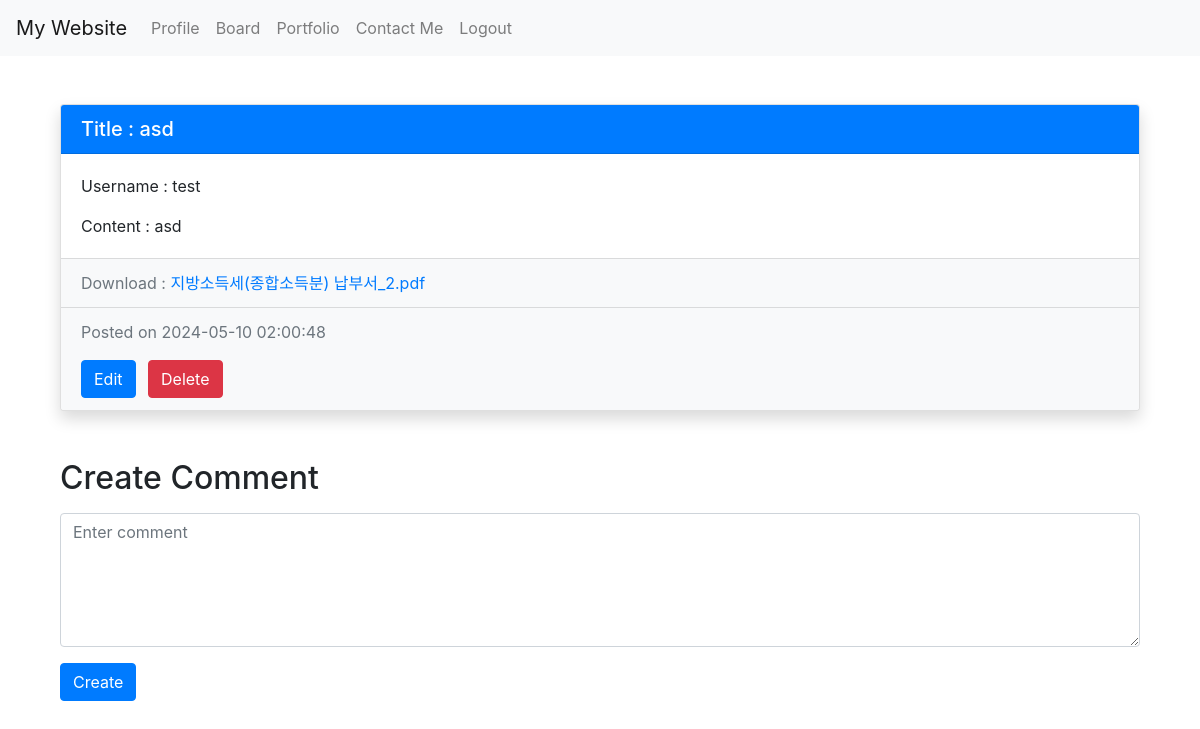
The app's page /view_post?id=4 (signed in) with its own data.
### tables this page shows
CREATE TABLE boards (
    id INTEGER PRIMARY KEY AUTOINCREMENT,
    U_id VARCHAR(20) NOT NULL,
    username VARCHAR(20) NOT NULL,
    title VARCHAR(100) NOT NULL,
    content TEXT NOT NULL,
    real_filename VARCHAR(128),
    hash_filename VARCHAR(128),
    status INTEGER NOT NULL,
    modification_date DATE NOT NULL DEFAULT (datetime('now', 'localtime')),
    registration_date DATE NOT NULL DEFAULT (datetime('now', 'localtime')),
    FOREIGN KEY(username) REFERENCES members(username),
    FOREIGN KEY(U_id) REFERENCES members(id)
);

### app.py (the view)
@app.route('/view_post', methods=['GET'])
def view_post():
    if request.method == 'GET':
        try:
            if 'username' not in session:
                error = "Login required."
                return redirect(url_for('error', error=error))
            U_id = session['id']
            username = session['username']
            authority = session['authority']
            id = request.args.get('id', '', type=int)
            status = 1
            select_query = """
            SELECT id, title, username, content, real_filename, modification_date
            FROM boards WHERE id = ? AND status = ?
            """
            cursor.execute(select_query, (id, status))
            post = cursor.fetchone()
            select_query = """
            SELECT id, username, content, modification_date
            FROM comments WHERE B_id = ? AND status = ? ORDER BY modification_date DESC;
            """
            cursor.execute(select_query, (id, status))
            comments = cursor.fetchall()
            return render_template('view_post.html', post=post, comments=comments)
        except sqlite3.IntegrityError:
            error = "Unusual approach."
            return redirect(url_for('error', error=error))

### templates/view_post.html (shortened to what this page needs)
{% extends 'base.html' %}
{% block content %}
<div class="container mt-5">
  <div class="row justify-content-center">
    <div class="col-md-12">
      <div class="card shadow">
        <div class="card-header bg-primary text-white">
          <h5 class="card-title mb-0">Title : {{ post[1] }}</h5>
        </div>
        <div class="card-body">
          <p class="card-text">Username : {{ post[2] }}</p>
          <p class="card-text">Content : {{ post[3] }}</p>
        </div>
        {% if post[4] != None %}
        <div class="card-footer text-muted bg-light">
            <p class="mb-0">Download : <a href="{{ url_for('download', id=post[0], filename=post[4]) }}">{{ post[4] }}</a></p>
        </div>
        {% endif %}
        <div class="card-footer text-muted bg-light">
          <p class="mb-0">Posted on {{ post[5] }}</p>
          <div class="mt-3">
            <a href="{{ url_for('update_post', id=post[0]) }}" class="btn btn-primary mr-2">Edit</a>
            <a href="{{ url_for('delete_post', id=post[0]) }}" class="btn btn-danger">Delete</a>
          </div>
        </div>
      </div>
    </div>
  </div>
</div>
<div class="container">
  <h2 class="mt-5 mb-3">Create Comment</h2>
  <form action="/create_comment?id={{ post[0] }}" method="post">
    <div class="form-group">
      <textarea class="form-control" id="content" name="content" rows="5" placeholder="Enter comment" required></textarea>
    </div>
    <button type="submit" class="btn btn-primary">Create</button>
  </form>
</div>
{% endblock %}

### records on screen
boards: title "asd", username "test", content "asd", real_filename "지방소득세(종합소득분) 납부서_2.pdf", modification_date "2024-05-10 02:00:48"
